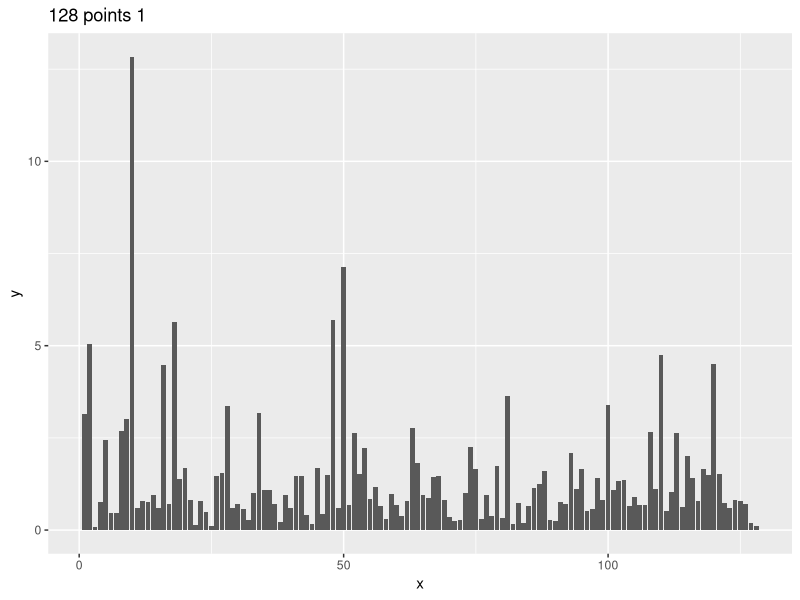
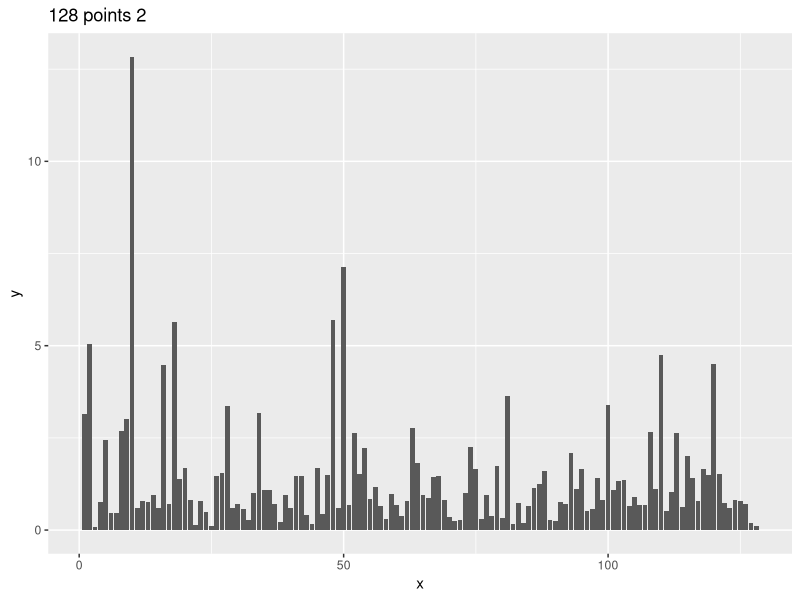
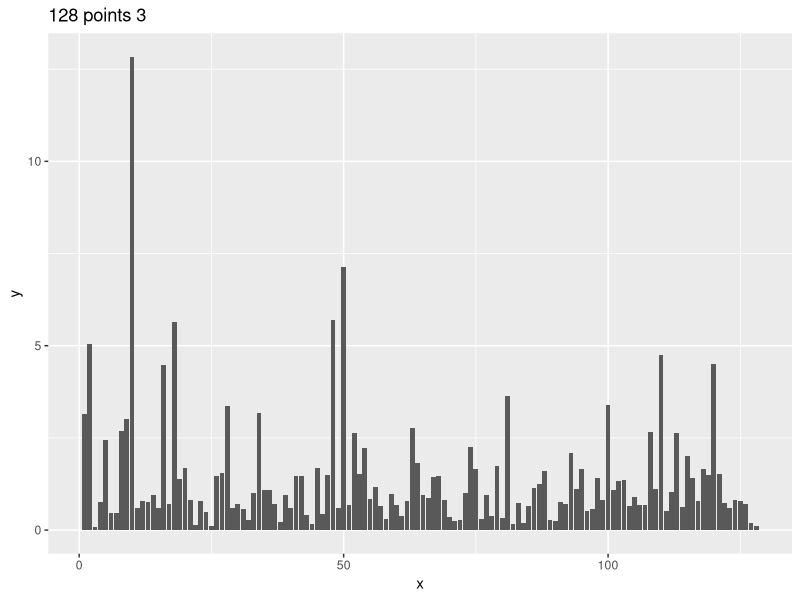
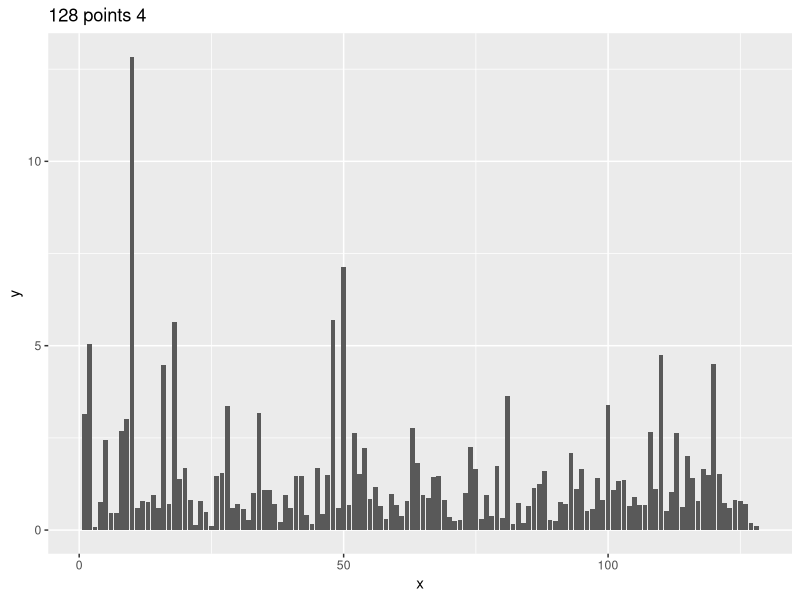
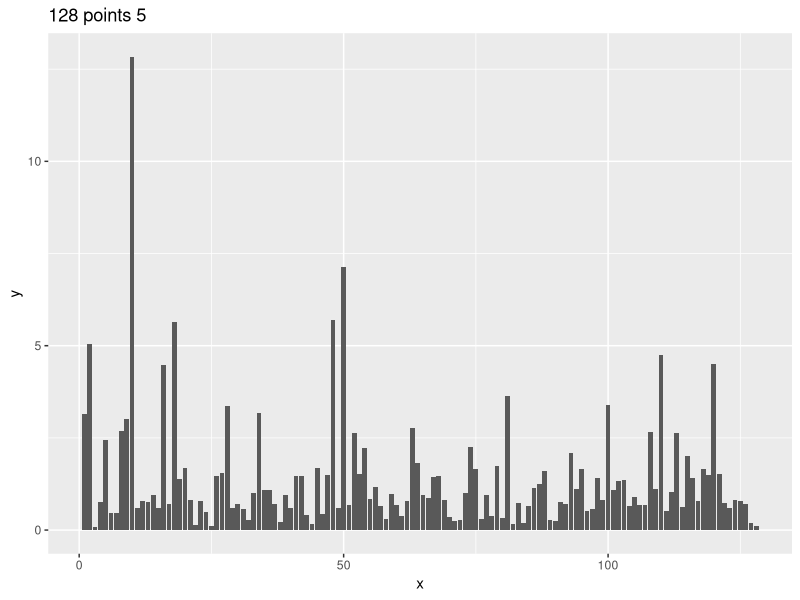
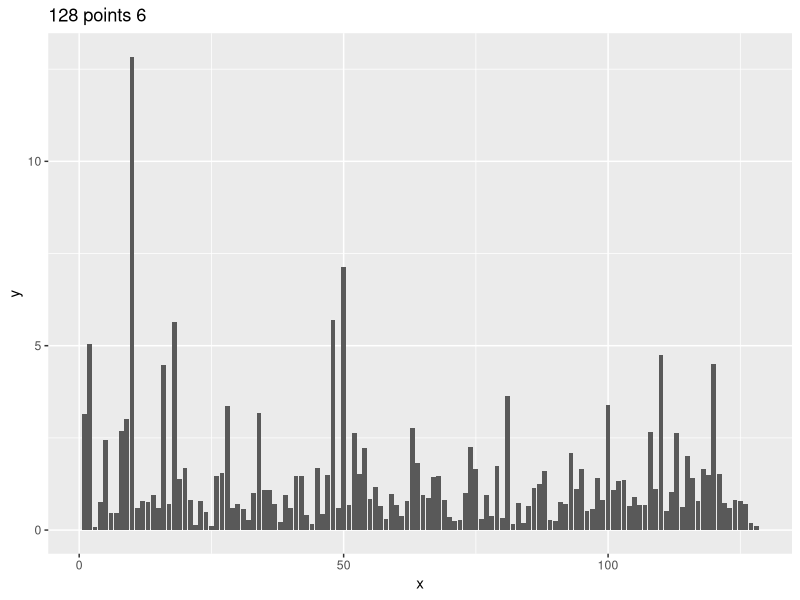
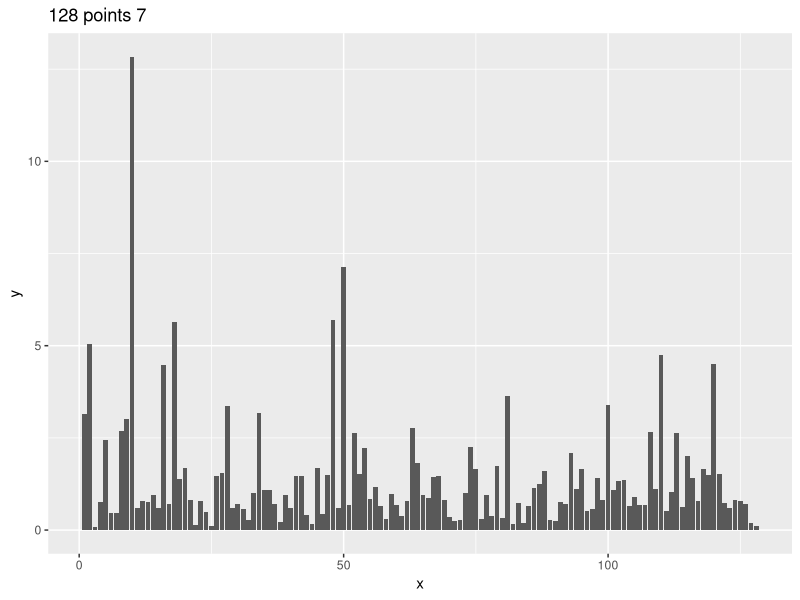
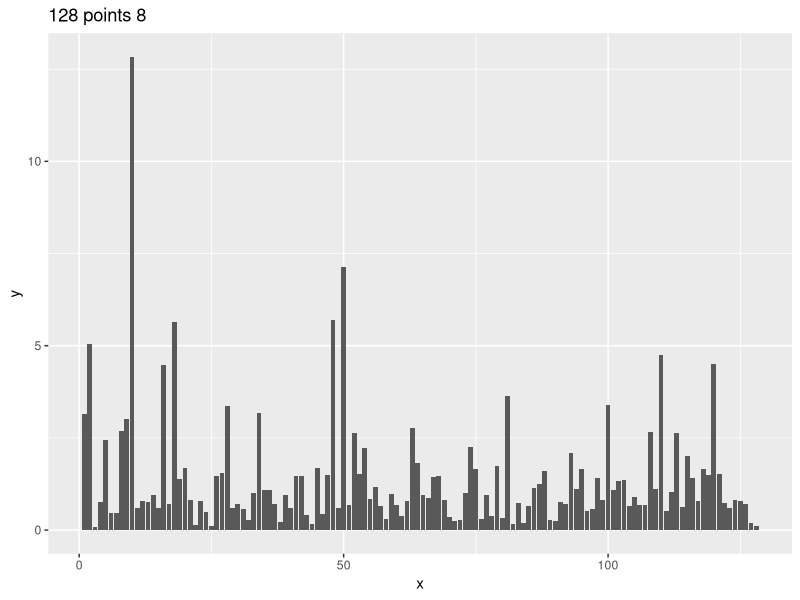

The R script that drew these images, in order:
## NOTE: May need to 'source' this file to reproduce error. (running all lines independently may not generate the error.)

library(ggplot2)

set.seed(12345678)

sessionInfo()


littledata = data.frame(x=1:128, y=rlnorm(128))
bigdata = data.frame(x=1:129, y=rlnorm(129))


# plots as expected
lp = ggplot(littledata, aes(x,y))+geom_histogram(stat="identity", binwidth=1)

for (i in 1:20){
  print(i)
  try(suppressWarnings(print(lp+ggtitle(paste("128 points", i)))))
}

message("Done first!")

# always warns "position_stack requires constant width", 
# intermittently throws error, hangs, or segfaults.
# See below for details.
bp = ggplot(bigdata, aes(x,y))+geom_histogram(stat="identity", binwidth=1)

for(i in 1:30){
  print(i)
  try(suppressWarnings(print(bp+ggtitle(paste("129 points", i)))))
}
